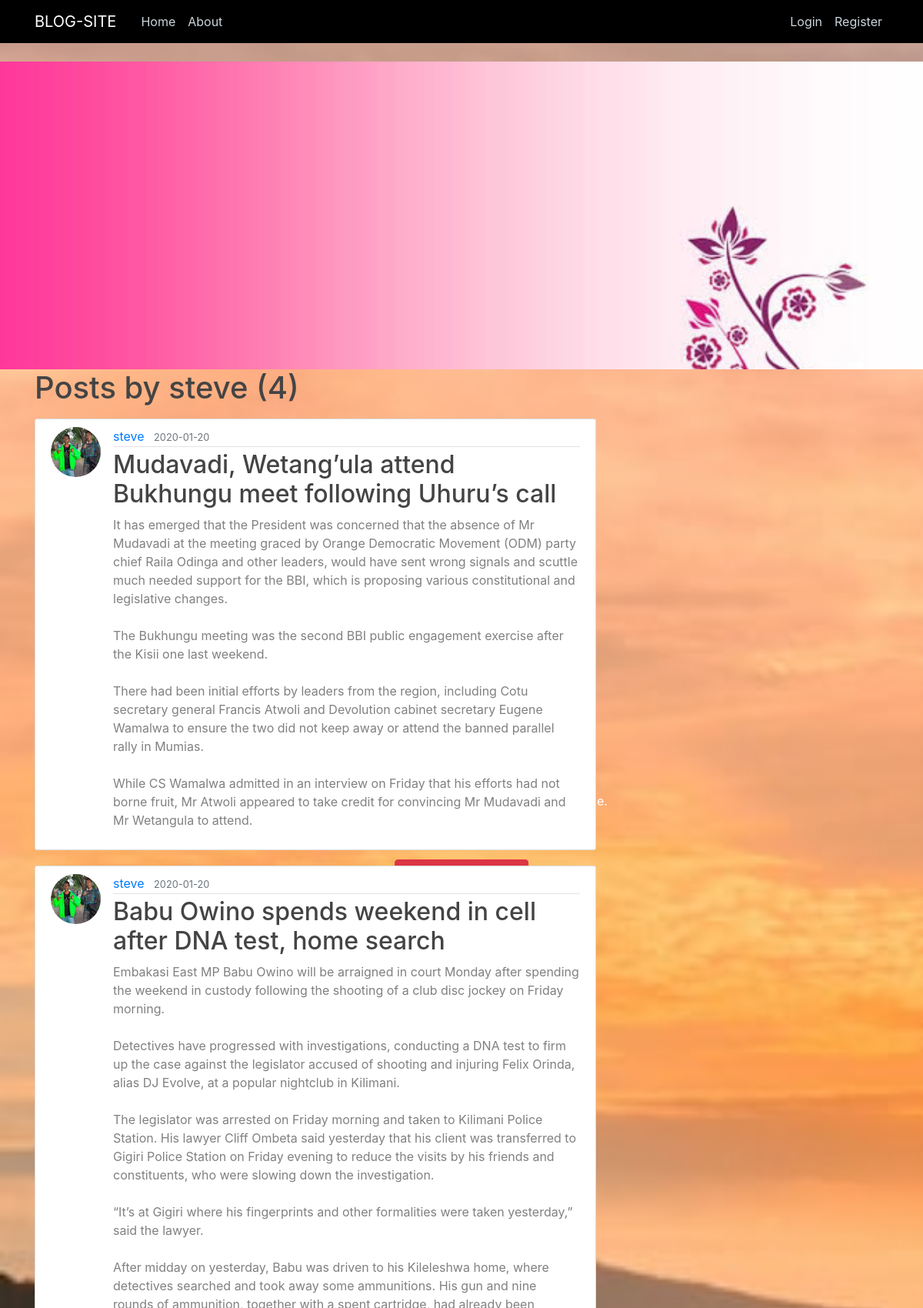
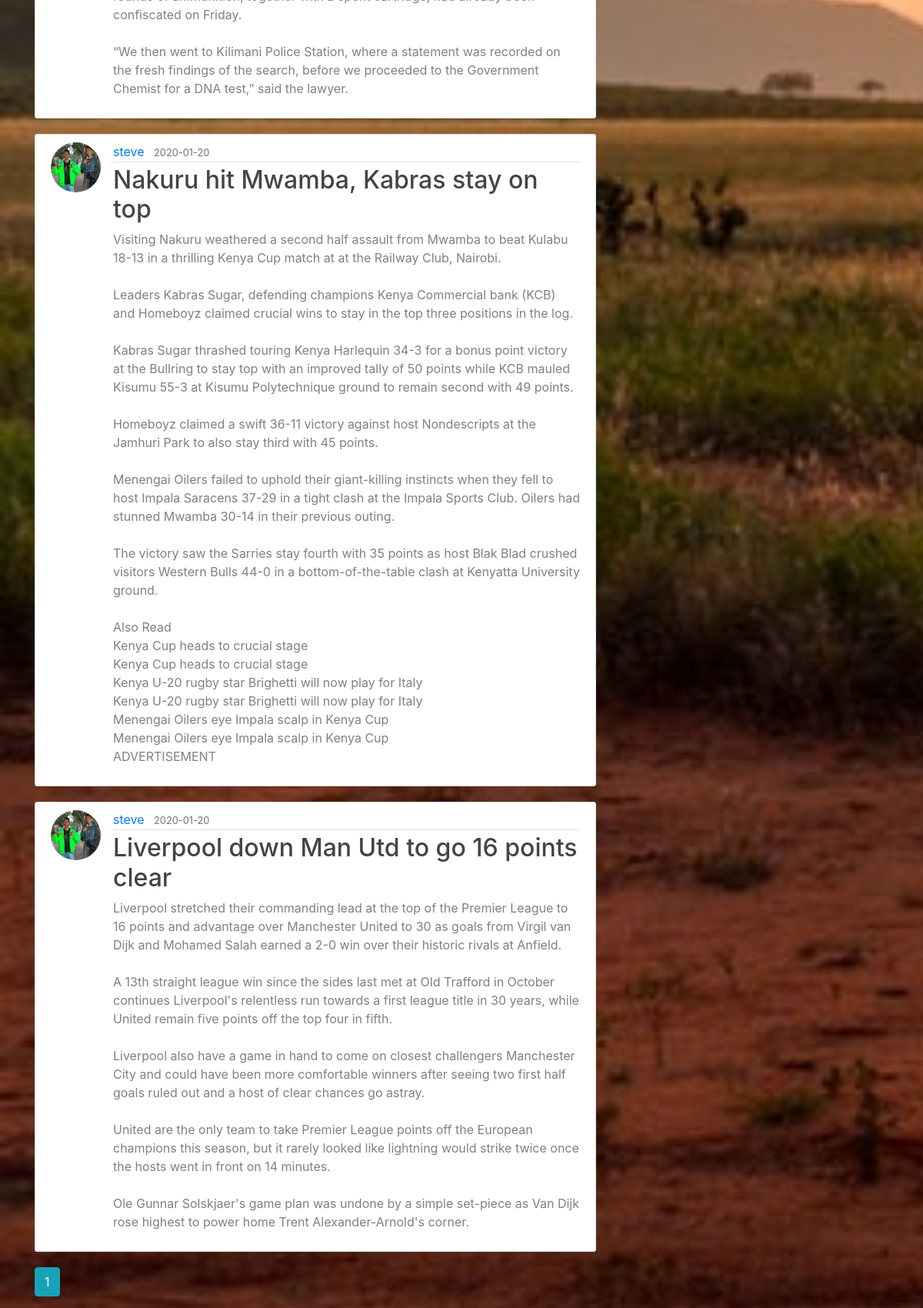
Screenshot of /user/steve (upper part) with the database file from the repository (2 pictures, top to bottom).
### app/models.py (models this page shows, shortened)
class User(db.Model, UserMixin):
    id = db.Column(db.Integer, primary_key=True)
    username = db.Column(db.String(20), unique=True, nullable=False)
    email = db.Column(db.String(120), unique=True, nullable=False)
    image_file = db.Column(db.String(20), nullable=False, default='default.jpg')
    password = db.Column(db.String(60), nullable=False)
    posts = db.relationship('Post', backref='author', lazy=True)
    comments = db.relationship('Comment', backref='author', lazy=True)

class Post(db.Model):
    id = db.Column(db.Integer, primary_key=True)
    title = db.Column(db.String(100), nullable=False)
    date_posted = db.Column(db.DateTime, nullable=False, default=datetime.utcnow)
    content = db.Column(db.Text, nullable=False)
    user_id = db.Column(db.Integer, db.ForeignKey('user.id'), nullable=False)

### app/routes.py (the view)
@app.route("/user/<string:username>")
def user_posts(username):
    page = request.args.get('page', 1, type=int)
    user = User.query.filter_by(username=username).first_or_404()
    posts = Post.query.filter_by(author=user)\
        .order_by(Post.date_posted.desc())\
        .paginate(page=page, per_page=5)
    return render_template('user_posts.html', posts=posts, user=user)

### app/templates/user_posts.html
{% extends "blog.html" %}
{% block content %}
    <h1 class="mb-3">Posts by {{ user.username }} ({{ posts.total }})</h1>
    {% for post in posts.items %}
        <article class="media content-section">
          <img class="rounded-circle article-img" src="{{ url_for('static', filename='profile_pics/' + post.author.image_file) }}">
          <div class="media-body">
            <div class="article-metadata">
              <a class="mr-2" href="{{ url_for('user_posts', username=post.author.username) }}">{{ post.author.username }}</a>
              <small class="text-muted">{{ post.date_posted.strftime('%Y-%m-%d') }}</small>
            </div>
            <h2><a class="article-title" href="{{ url_for('post', post_id=post.id) }}">{{ post.title }}</a></h2>
            <p class="article-content">{{ post.content }}</p>
          </div>
        </article>
    {% endfor %}
    {% for page_num in posts.iter_pages(left_edge=1, right_edge=1, left_current=1, right_current=2) %}
      {% if page_num %}
        {% if posts.page == page_num %}
          <a class="btn btn-info mb-4" href="{{ url_for('user_posts', username=user.username, page=page_num) }}">{{ page_num }}</a>
        {% else %}
          <a class="btn btn-outline-info mb-4" href="{{ url_for('user_posts', username=user.username, page=page_num) }}">{{ page_num }}</a>
        {% endif %}
      {% else %}
        ...
      {% endif %}
    {% endfor %}
{% endblock content %}

### app/static/main.css (style rules this page uses)
body { background-image:url("./3.jpeg") ; color: grey; margin-top: 5rem; background-repeat: no-repeat; background-size: cover; }
h1, h2, h3, h4, h5, h6 { color: #444444; }
.content-section { background: #ffffff; padding: 10px 20px; border: 1px solid #dddddd; border-radius: 3px; margin-bottom: 20px; }
.article-title { color: #444444; }
.article-content { white-space: pre-line; }
.article-img { height: 65px; width: 65px; margin-right: 16px; }
.article-metadata { padding-bottom: 1px; margin-bottom: 4px; border-bottom: 1px solid #e3e3e3 }

### rows the page displays
User: username "steve"
Post: image_file (picture), author.username "steve", date_posted "2020-01-20", title "Mudavadi, Wetang’ula attend Bukhungu meet following Uhuru’s call", content "It has emerged that the President was concerned that the absence of Mr Mudavadi at the meeting graced by Orange Democratic Movement (ODM) party chief Raila Odinga and other leaders, would have sent wrong signals and scuttle much needed support for the BBI, which is proposing various constitutional and legislative changes. The Bukhungu meeting was the second BBI public engagement exercise after the Kisii one last weekend. There had been initial efforts by leaders from the region, including Cotu secretary general Francis Atwoli and Devolution cabinet secretary Eugene Wamalwa to ensure the two did not keep away or attend the banned parallel rally in Mumias. While CS Wamalwa admitted in an…"
Post: image_file (picture), author.username "steve", date_posted "2020-01-20", title "Babu Owino spends weekend in cell after DNA test, home search", content "Embakasi East MP Babu Owino will be arraigned in court Monday after spending the weekend in custody following the shooting of a club disc jockey on Friday morning. Detectives have progressed with investigations, conducting a DNA test to firm up the case against the legislator accused of shooting and injuring Felix Orinda, alias DJ Evolve, at a popular nightclub in Kilimani. The legislator was arrested on Friday morning and taken to Kilimani Police Station. His lawyer Cliff Ombeta said yesterday that his client was transferred to Gigiri Police Station on Friday evening to reduce the visits by his friends and constituents, who were slowing down the investigation. “It’s at Gigiri where his…"
Post: image_file (picture), author.username "steve", date_posted "2020-01-20", title "Nakuru hit Mwamba, Kabras stay on top", content "Visiting Nakuru weathered a second half assault from Mwamba to beat Kulabu 18-13 in a thrilling Kenya Cup match at at the Railway Club, Nairobi. Leaders Kabras Sugar, defending champions Kenya Commercial bank (KCB) and Homeboyz claimed crucial wins to stay in the top three positions in the log. Kabras Sugar thrashed touring Kenya Harlequin 34-3 for a bonus point victory at the Bullring to stay top with an improved tally of 50 points while KCB mauled Kisumu 55-3 at Kisumu Polytechnique ground to remain second with 49 points. Homeboyz claimed a swift 36-11 victory against host Nondescripts at the Jamhuri Park to also stay third with 45 points. Menengai Oilers failed to uphold their…"
Post: image_file (picture), author.username "steve", date_posted "2020-01-20", title "Liverpool down Man Utd to go 16 points clear", content "Liverpool stretched their commanding lead at the top of the Premier League to 16 points and advantage over Manchester United to 30 as goals from Virgil van Dijk and Mohamed Salah earned a 2-0 win over their historic rivals at Anfield. A 13th straight league win since the sides last met at Old Trafford in October continues Liverpool's relentless run towards a first league title in 30 years, while United remain five points off the top four in fifth. Liverpool also have a game in hand to come on closest challengers Manchester City and could have been more comfortable winners after seeing two first half goals ruled out and a host of clear chances go astray. United are the only team to take…"

### other values shown
{{ posts.total }} "4"
{{ page_num }} "1"
